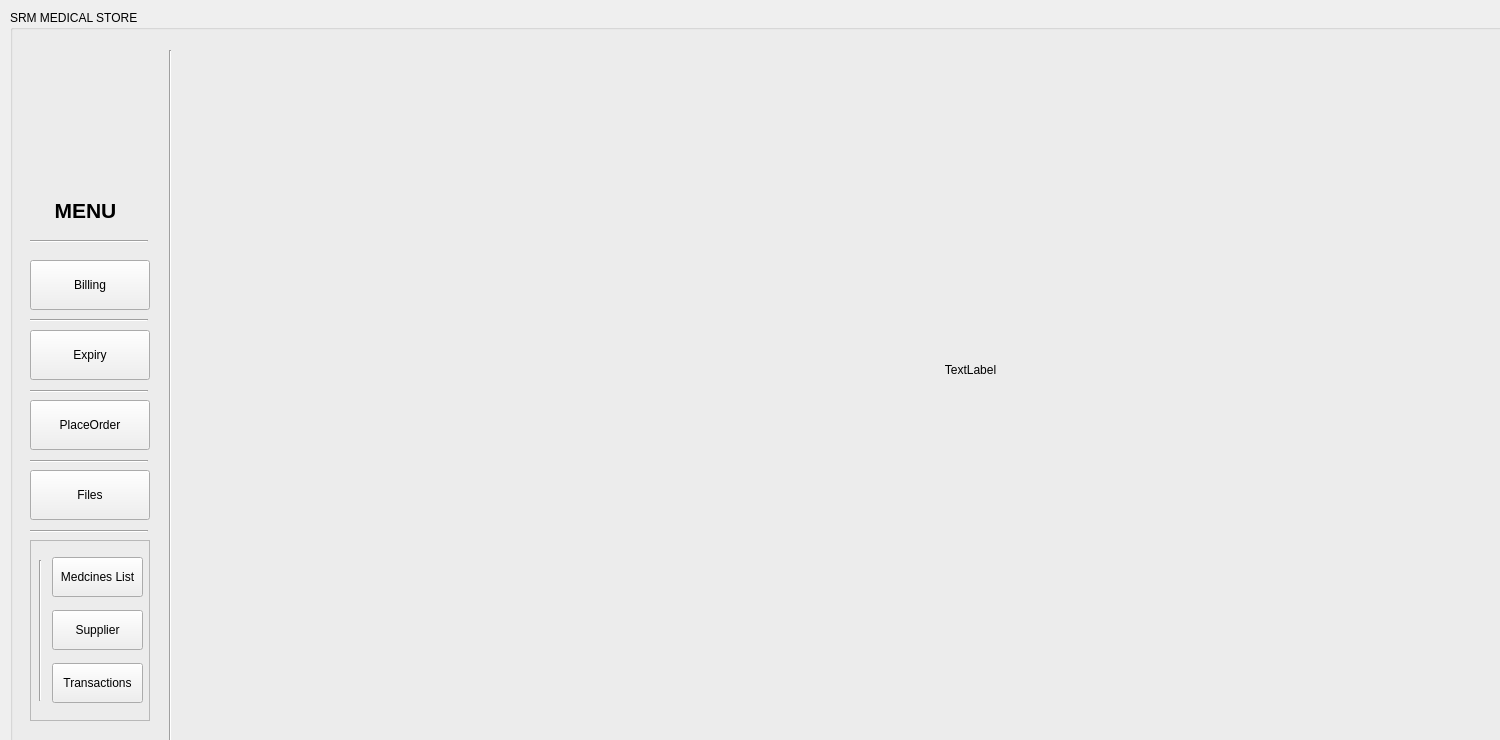
<?xml version="1.0" encoding="UTF-8"?>
<ui version="4.0">
 <class>ShowMenu</class>
 <widget class="QWidget" name="ShowMenu">
  <property name="geometry">
   <rect>
    <x>0</x>
    <y>0</y>
    <width>1500</width>
    <height>740</height>
   </rect>
  </property>
  <property name="windowTitle">
   <string>SRM MEDICAL STORE</string>
  </property>
  <widget class="QGroupBox" name="groupBox">
   <property name="geometry">
    <rect>
     <x>10</x>
     <y>10</y>
     <width>1500</width>
     <height>771</height>
    </rect>
   </property>
   <property name="title">
    <string>SRM MEDICAL STORE</string>
   </property>
   <widget class="QStackedWidget" name="stackedWidget">
    <property name="geometry">
     <rect>
      <x>200</x>
      <y>50</y>
      <width>1360</width>
      <height>661</height>
     </rect>
    </property>
    <property name="currentIndex">
     <number>0</number>
    </property>
    <widget class="QWidget" name="logopage">
     <widget class="QLabel" name="SRMlogo">
      <property name="geometry">
       <rect>
        <x>480</x>
        <y>200</y>
        <width>561</width>
        <height>221</height>
       </rect>
      </property>
      <property name="text">
       <string>&lt;html&gt;&lt;head/&gt;&lt;body&gt;&lt;p align=&quot;center&quot;&gt;TextLabel&lt;/p&gt;&lt;/body&gt;&lt;/html&gt;</string>
      </property>
     </widget>
    </widget>
    <widget class="QWidget" name="page1"/>
   </widget>
   <widget class="QLabel" name="label">
    <property name="geometry">
     <rect>
      <x>30</x>
      <y>180</y>
      <width>91</width>
      <height>41</height>
     </rect>
    </property>
    <property name="text">
     <string>&lt;html&gt;&lt;head/&gt;&lt;body&gt;&lt;p align=&quot;center&quot;&gt;&lt;span style=&quot; font-size:16pt; font-weight:700;&quot;&gt;MENU&lt;/span&gt;&lt;/p&gt;&lt;/body&gt;&lt;/html&gt;</string>
    </property>
   </widget>
   <widget class="QPushButton" name="PlaceOrderButton">
    <property name="geometry">
     <rect>
      <x>20</x>
      <y>390</y>
      <width>120</width>
      <height>50</height>
     </rect>
    </property>
    <property name="cursor">
     <cursorShape>PointingHandCursor</cursorShape>
    </property>
    <property name="text">
     <string>PlaceOrder</string>
    </property>
   </widget>
   <widget class="QPushButton" name="ExpiryButton">
    <property name="geometry">
     <rect>
      <x>20</x>
      <y>320</y>
      <width>120</width>
      <height>50</height>
     </rect>
    </property>
    <property name="cursor">
     <cursorShape>PointingHandCursor</cursorShape>
    </property>
    <property name="text">
     <string>Expiry</string>
    </property>
   </widget>
   <widget class="QPushButton" name="BillingButton">
    <property name="geometry">
     <rect>
      <x>20</x>
      <y>250</y>
      <width>120</width>
      <height>50</height>
     </rect>
    </property>
    <property name="cursor">
     <cursorShape>PointingHandCursor</cursorShape>
    </property>
    <property name="text">
     <string>Billing</string>
    </property>
   </widget>
   <widget class="QPushButton" name="FilesButton">
    <property name="geometry">
     <rect>
      <x>20</x>
      <y>460</y>
      <width>120</width>
      <height>50</height>
     </rect>
    </property>
    <property name="cursor">
     <cursorShape>PointingHandCursor</cursorShape>
    </property>
    <property name="text">
     <string>Files</string>
    </property>
   </widget>
   <widget class="Line" name="line">
    <property name="geometry">
     <rect>
      <x>150</x>
      <y>40</y>
      <width>20</width>
      <height>701</height>
     </rect>
    </property>
    <property name="orientation">
     <enum>Qt::Vertical</enum>
    </property>
   </widget>
   <widget class="Line" name="line_2">
    <property name="geometry">
     <rect>
      <x>20</x>
      <y>230</y>
      <width>118</width>
      <height>3</height>
     </rect>
    </property>
    <property name="orientation">
     <enum>Qt::Horizontal</enum>
    </property>
   </widget>
   <widget class="Line" name="line_3">
    <property name="geometry">
     <rect>
      <x>20</x>
      <y>300</y>
      <width>118</width>
      <height>20</height>
     </rect>
    </property>
    <property name="orientation">
     <enum>Qt::Horizontal</enum>
    </property>
   </widget>
   <widget class="Line" name="line_4">
    <property name="geometry">
     <rect>
      <x>20</x>
      <y>380</y>
      <width>118</width>
      <height>3</height>
     </rect>
    </property>
    <property name="orientation">
     <enum>Qt::Horizontal</enum>
    </property>
   </widget>
   <widget class="Line" name="line_5">
    <property name="geometry">
     <rect>
      <x>20</x>
      <y>450</y>
      <width>118</width>
      <height>3</height>
     </rect>
    </property>
    <property name="orientation">
     <enum>Qt::Horizontal</enum>
    </property>
   </widget>
   <widget class="Line" name="line_6">
    <property name="geometry">
     <rect>
      <x>20</x>
      <y>520</y>
      <width>118</width>
      <height>3</height>
     </rect>
    </property>
    <property name="orientation">
     <enum>Qt::Horizontal</enum>
    </property>
   </widget>
   <widget class="QFrame" name="AllFilesButtons">
    <property name="geometry">
     <rect>
      <x>20</x>
      <y>530</y>
      <width>120</width>
      <height>181</height>
     </rect>
    </property>
    <property name="frameShape">
     <enum>QFrame::StyledPanel</enum>
    </property>
    <property name="frameShadow">
     <enum>QFrame::Raised</enum>
    </property>
    <widget class="Line" name="line_7">
     <property name="geometry">
      <rect>
       <x>0</x>
       <y>20</y>
       <width>20</width>
       <height>141</height>
      </rect>
     </property>
     <property name="orientation">
      <enum>Qt::Vertical</enum>
     </property>
    </widget>
    <widget class="QWidget" name="layoutWidget">
     <property name="geometry">
      <rect>
       <x>22</x>
       <y>10</y>
       <width>91</width>
       <height>161</height>
      </rect>
     </property>
     <layout class="QVBoxLayout" name="verticalLayout">
      <item>
       <widget class="QPushButton" name="MedFileButton">
        <property name="minimumSize">
         <size>
          <width>50</width>
          <height>40</height>
         </size>
        </property>
        <property name="text">
         <string>Medcines List</string>
        </property>
       </widget>
      </item>
      <item>
       <widget class="QPushButton" name="SupplierFileButton">
        <property name="minimumSize">
         <size>
          <width>50</width>
          <height>40</height>
         </size>
        </property>
        <property name="text">
         <string>Supplier</string>
        </property>
       </widget>
      </item>
      <item>
       <widget class="QPushButton" name="TransactionFileButton">
        <property name="minimumSize">
         <size>
          <width>50</width>
          <height>40</height>
         </size>
        </property>
        <property name="text">
         <string>Transactions</string>
        </property>
       </widget>
      </item>
     </layout>
    </widget>
   </widget>
  </widget>
 </widget>
 <resources/>
 <connections/>
</ui>
